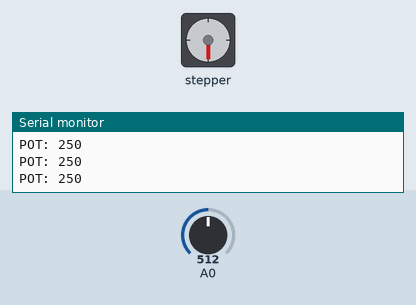
The sketch below on a simulated Arduino Uno, built with avr-gcc and run on an emulated ATmega328P. On the bench: stepper motor, the last lines printed to the serial monitor. The test bench sets the inputs (shaded band); at power-on: A0 = 512. Stepper angles assume 2038 steps per turn.

Above: at 2.4 s.
2.5 s: A0 set to 532
At 5.1 s:
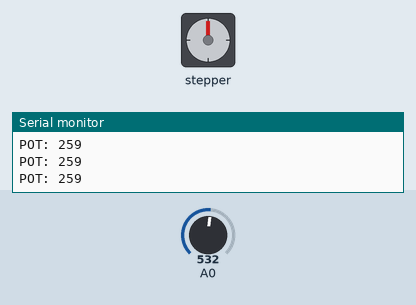
5.5 s: A0 set to 511
At 5.68 s:
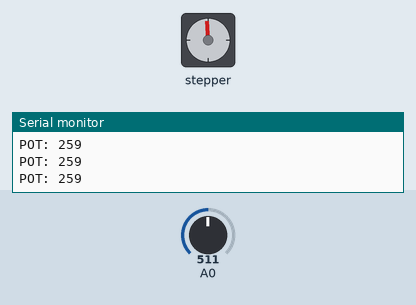
8.5 s: A0 set to 306
At 8.7 s:
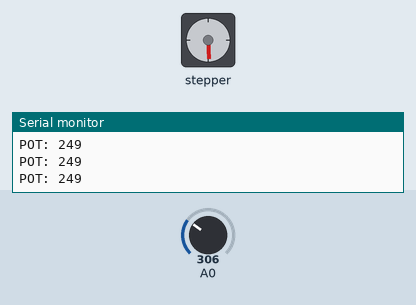
11.5 s: A0 set to 326
At 12.03 s:
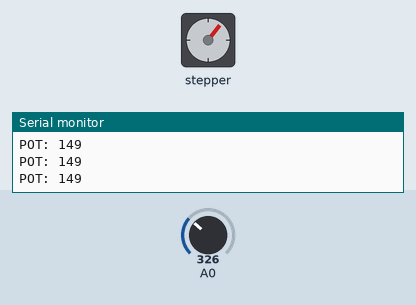
14.5 s: A0 set to 122
At 15.05 s:
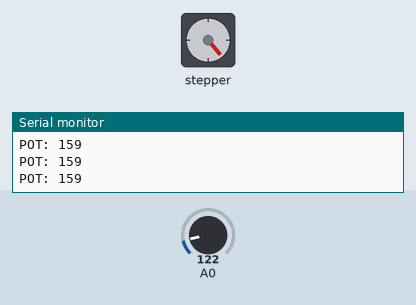
Timing chart, 0 to 17.6 s (numbered marks = the images above; inputs shaded):
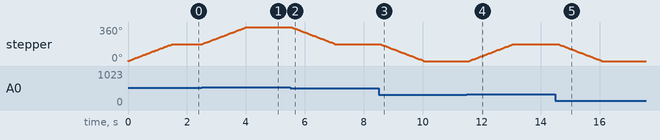

Measured:
- the behaviour switches between 524 and 525 on A0 (found by bisection; images 0 and 1)
- the behaviour switches between 317 and 318 on A0 (found by bisection; images 3 and 4)
- after the input at 2.5 s, stepper: turns 180° clockwise in 1.5 s, starting at once
- after the input at 5.5 s, stepper: turns 180° counter-clockwise in 1.5 s, starting at once
- after the input at 8.5 s, stepper: turns 180° counter-clockwise in 1.5 s, starting after 0.05 s
- after the input at 11.5 s, stepper: turns 180° clockwise in 1.5 s, starting after 0.07 s
- after the input at 14.5 s, stepper: turns 180° counter-clockwise in 1.5 s, starting after 0.09 s
- by itself, stepper: turns 180° clockwise in 1.5 s

The sketch:

Test_motor.ino
```cpp
#include <Stepper.h>

const int stepsPerRevolution = 2038;
Stepper myStepper = Stepper(stepsPerRevolution, 8, 9, 10, 11);

int P_c_val = 0;
int pot_val = 0;

void setup() {
    Serial.begin(9600);
    myStepper.setSpeed(20);
}

void loop() {
    pot_val = map(analogRead(A0), 0, 1024, 0, 500);

    if ((pot_val - P_c_val) > 5) {
        // Rotate CW slowly at 5 RPM
        myStepper.step(stepsPerRevolution / 2);
    } else if ((P_c_val - pot_val) > 5) {
        // Rotate CCW slowly at 5 RPM
        myStepper.step(-stepsPerRevolution / 2);
    }

    P_c_val = pot_val;

    Serial.print("POT: ");
    Serial.println(pot_val);

    delay(100); // You can adjust this delay based on your requirements
}
```
